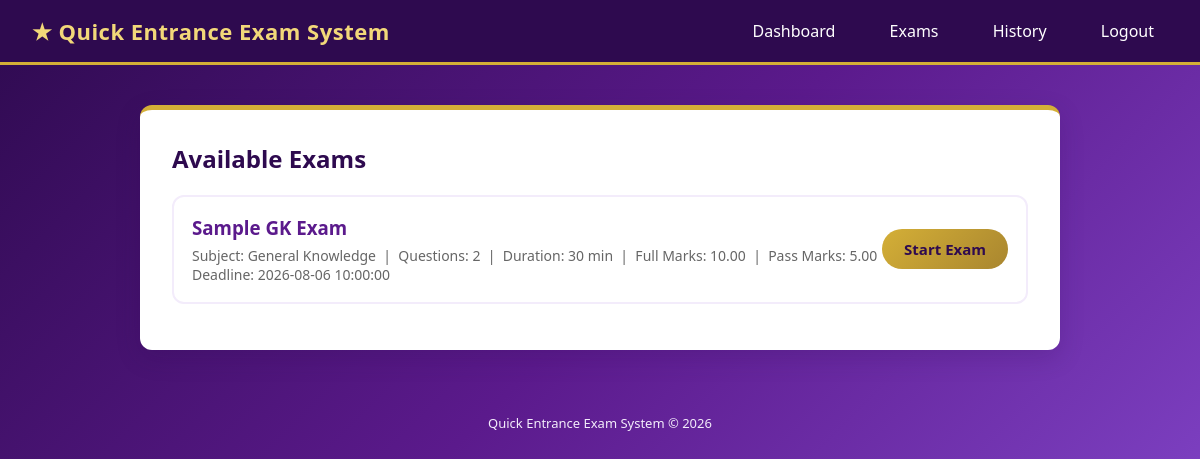
Screenshot of /student/select_exam.php (signed in) with the database file from the repository.
### tables this page shows
CREATE TABLE exams (
    exam_id             INT AUTO_INCREMENT PRIMARY KEY,
    title               VARCHAR(200) NOT NULL,
    description         TEXT,
    subject_id          INT NOT NULL,
    teacher_id          INT NOT NULL,              

    number_of_questions INT NOT NULL,              
    full_marks          DECIMAL(6,2) NOT NULL,
    pass_marks          DECIMAL(6,2) NOT NULL,
    duration_minutes    INT NOT NULL,              

    start_time          DATETIME NOT NULL,
    submission_deadline DATETIME NOT NULL,

     
    visibility        ENUM('public','private','invite_only') NOT NULL DEFAULT 'private',
    access_code       VARCHAR(20) DEFAULT NULL,
    show_result_after ENUM('immediately','after_deadline','manual') NOT NULL DEFAULT 'after_deadline',

    status            ENUM('draft','published','closed') NOT NULL DEFAULT 'draft',
    created_at        TIMESTAMP NOT NULL DEFAULT CURRENT_TIMESTAMP,
    updated_at        TIMESTAMP NOT NULL DEFAULT CURRENT_TIMESTAMP ON UPDATE CURRENT_TIMESTAMP,

    CONSTRAINT fk_exam_teacher  FOREIGN KEY (teacher_id) REFERENCES users(user_id) ON DELETE CASCADE,
    CONSTRAINT fk_exam_subject  FOREIGN KEY (subject_id) REFERENCES subjects(subject_id) ON DELETE CASCADE,
    CONSTRAINT chk_pass_le_full CHECK (pass_marks <= full_marks),
    CONSTRAINT chk_deadline_after_start CHECK (submission_deadline >= start_time),
    CONSTRAINT chk_question_count CHECK (number_of_questions > 0)
);

CREATE TABLE subjects (
    subject_id   INT AUTO_INCREMENT PRIMARY KEY,
    subject_name VARCHAR(100) NOT NULL UNIQUE,
    description  TEXT
);

### includes/functions.php (called while the page is built, shortened)
<?php
function get_available_exams($conn) {
    $sql = "SELECT e.*, s.subject_name FROM exams e
            JOIN subjects s ON e.subject_id = s.subject_id
            WHERE e.status = 'published'
            ORDER BY e.start_time DESC";
    $result = mysqli_query($conn, $sql);
    return mysqli_fetch_all($result, MYSQLI_ASSOC);
}

### student/select_exam.php (the view, shortened to what this page needs)
<?php
require_once __DIR__ . '/../includes/auth.php';
require_once __DIR__ . '/../includes/functions.php';
$exams = get_available_exams($conn);
require_once __DIR__ . '/../includes/header.php';
?>
<div class="card">
    <h2>Available Exams</h2>
    <?php foreach ($exams as $exam): ?>
        <div class="exam-item">
            <div>
                <h3><?php echo htmlspecialchars($exam['title']); ?></h3>
                <div class="meta">
                    Subject: <?php echo htmlspecialchars($exam['subject_name']); ?> &nbsp;|&nbsp;
                    Questions: <?php echo (int)$exam['number_of_questions']; ?> &nbsp;|&nbsp;
                    Duration: <?php echo (int)$exam['duration_minutes']; ?> min &nbsp;|&nbsp;
                    Full Marks: <?php echo $exam['full_marks']; ?> &nbsp;|&nbsp;
                    Pass Marks: <?php echo $exam['pass_marks']; ?><br>
                    Deadline: <?php echo htmlspecialchars($exam['submission_deadline']); ?>
                </div>
            </div>
            <a href="/student/start_exam.php?exam_id=<?php echo (int)$exam['exam_id']; ?>" class="btn btn-primary">Start Exam</a>
        </div>
    <?php endforeach; ?>
</div>
<?php require_once __DIR__ . '/../includes/footer.php'; ?>

### assets/css/style.css (style rules this page uses)
:root { --purple-dark: #2e0a4f; --purple-main: #5b1a8c; --purple-light: #8a4fd6; --purple-pale: #f3ecfb; --gold-main: #d4af37; --gold-light: #f2d879; --gold-dark: #a9862f; --white: #ffffff; --text-dark: #241536; --danger: #c0392b; --success: #1e7d4f; --radius: 12px; --shadow: 0 8px 24px rgba(46, 10, 79, 0.18); }
* { box-sizing: border-box; }
body { margin: 0; font-family: 'Segoe UI', Tahoma, Geneva, Verdana, sans-serif; background: linear-gradient(135deg, var(--purple-dark) 0%, var(--purple-main) 45%, var(--purple-light) 100%); min-height: 100vh; color: var(--text-dark); }
.card { background: var(--white); border-radius: var(--radius); box-shadow: var(--shadow); padding: 32px; margin-bottom: 24px; border-top: 5px solid var(--gold-main); }
.card h1, .card h2, .card h3 { color: var(--purple-dark); margin-top: 0; }
.btn { display: inline-block; padding: 10px 22px; border-radius: 24px; font-weight: 700; text-decoration: none; border: none; cursor: pointer; font-size: 15px; transition: transform 0.15s, box-shadow 0.15s; }
.btn-primary { background: linear-gradient(135deg, var(--gold-main), var(--gold-dark)); color: var(--purple-dark); }
.exam-item { display: flex; justify-content: space-between; align-items: center; padding: 18px; border: 2px solid var(--purple-pale); border-radius: var(--radius); margin-bottom: 14px; transition: 0.2s; }
.exam-item h3 { margin: 0 0 6px 0; color: var(--purple-main); }
.exam-item .meta { color: #666; font-size: 14px; }

### rows the page displays
exams: title "Sample GK Exam", subject.subject_name "General Knowledge", number_of_questions "2", duration_minutes "30", full_marks "10.00", pass_marks "5.00", submission_deadline "2026-08-06 10:00:00"
